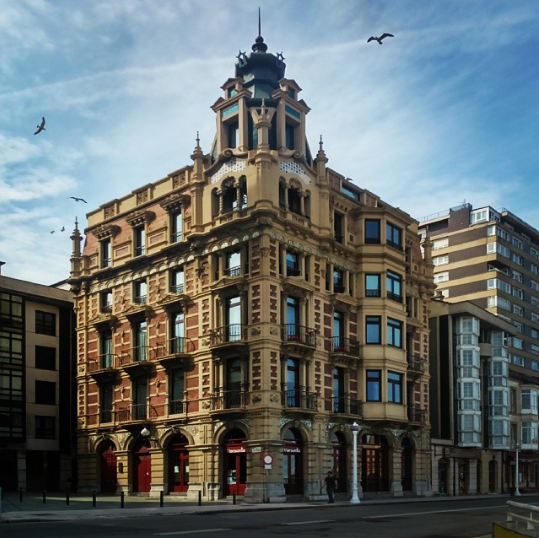
#> input picture data/Edificio.png, 539 x 538 px
$ jupyter execute ch01_example2.ipynb
#> lines starting #> are read from the running program, lines starting #| are printed output that depends on the picture
# Derivada de una imagen robusta a ruido

Unas de los problemas a la hora de calcular la derivada de una imagen usando cualquier kernel de convolución, ya sea el *Sobel*, el *Prewitt* o cualquier otro, es que este método no es robusto al ruido que pueda tener la imágen y, como sabemos, el ruido puede generar unos sobresaltos muy bruscos en la derivada.

Una de las cosas que se recomienda para poder manejar este problema es usar la derivada del filtro Gaussiano, es decir:

$$
\frac{\partial I}{\partial x} = I \ast G_{\sigma x} \qquad \frac{\partial I}{\partial y} = I \ast G_{\sigma y}
$$

Donde $G_{\sigma x}$ y $G_{\sigma y}$ representan la derivada con respecto a $x$ y $y$ de la función Gaussiana $G_{\sigma}$

$$
G_{\sigma}=\frac{1}{2\pi \sigma} e^{-(x^2+y^2)/2\sigma^2}
$$

Es decir que:

$$
G_{\sigma x} = -\frac{x}{2\pi \sigma^3} e^{-(x^2+y^2)/2\sigma^2} \qquad
G_{\sigma y} = -\frac{y}{2\pi \sigma^3} e^{-(x^2+y^2)/2\sigma^2}
$$

Creando estos dos filtros para un $\sigma = 3$:

[cell 1]
from matplotlib import pyplot as plt
from matplotlib import cm
from mpl_toolkits.mplot3d import Axes3D
import numpy as np

sigma = 3
x,y = np.meshgrid(np.linspace(-5,5,5),np.linspace(-5,5,5))
Gx = -x/(2*np.pi*sigma**3)*np.exp(-(x**2+y**2)/(2*sigma**2))
Gy = -y/(2*np.pi*sigma**3)*np.exp(-(x**2+y**2)/(2*sigma**2))


fig = plt.figure(figsize = (16,6))
ax = fig.add_subplot(121, projection='3d')
ax.plot_surface(x,y,Gx,cmap=cm.coolwarm,linewidth=0,antialiased=False)
ax.set_title(r'$G_{\sigma x}$')

ax = fig.add_subplot(122, projection='3d')
ax.plot_surface(x,y,Gy,cmap=cm.coolwarm,linewidth=0,antialiased=False)
ax.set_title(r'$G_{\sigma y}$')
plt.show()
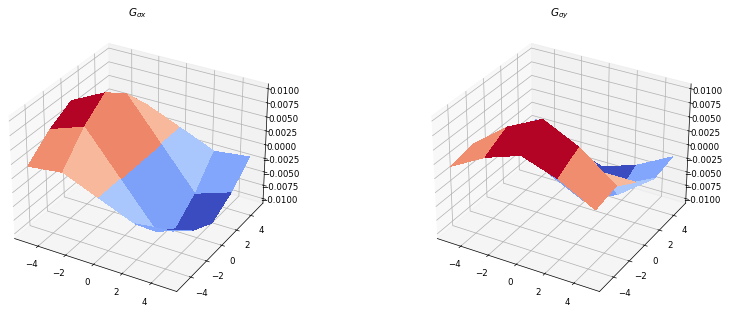
#> figure drawn by matplotlib, 2 panels

Teniendo ya estos dos filtros podemos usar la función de convolución usada en el archivo *ch01_example1.ipynb* para calcular la derivada en $x$ y $y$ de la imagen.

[cell 2]
def conv(im,k):
    r,c = k.shape

    if not r == c or len(im.shape) == 3: #Revisamos que el kernel sea cuadrado y que la imagen este en escala de grices
        return None


    row, colum = im.shape
    shift = int((r-1)/2)

    output = np.zeros(im[shift:-shift,shift:-shift].shape)
    k = np.rot90(k,2) #Invertimos la imgen en ambas direcciones (lo cual es equivalente a girar el kernel 180°)

    for m,i in enumerate(np.arange(shift,row-shift-1)):
        for l,j in enumerate(np.arange(shift,colum-shift-1)):
            window = im[i-shift:i+shift+1,j-shift:j+shift+1]
            output[m,l] = (window*k).sum()

    return output

Usando también la siguiente imagen de prueba tenemos:

[cell 3]
from PIL import Image

im = np.array(Image.open('data/Edificio.png').convert('L'), np.float32)
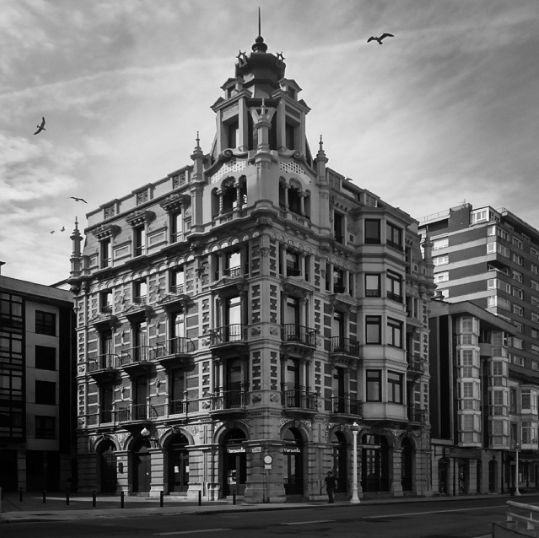
#> im: shape (538, 539) float32; min 0, max 248, mean 107.2

imx = conv(im,Gx)
#> after the loop in conv, `for m,i in enumerate(np.arange(shift,row-shift-1)):`:
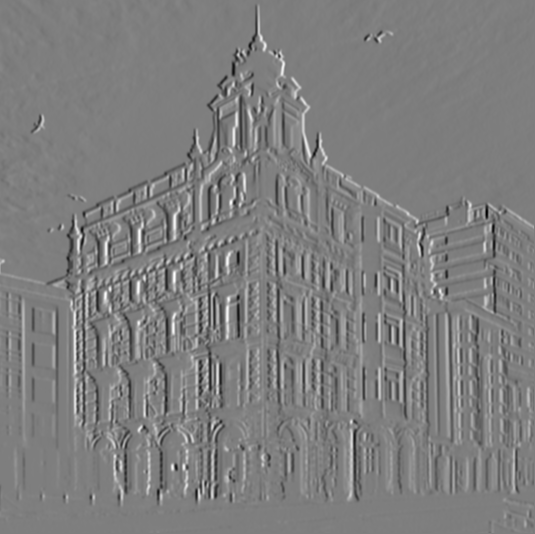
#> output: shape (534, 535) float64; min -9.66, max 9.79, mean -0.00409; drawn with min black and max white
imy = conv(im,Gy)
#> after the loop in conv (call 2), `for m,i in enumerate(np.arange(shift,row-shift-1)):`:
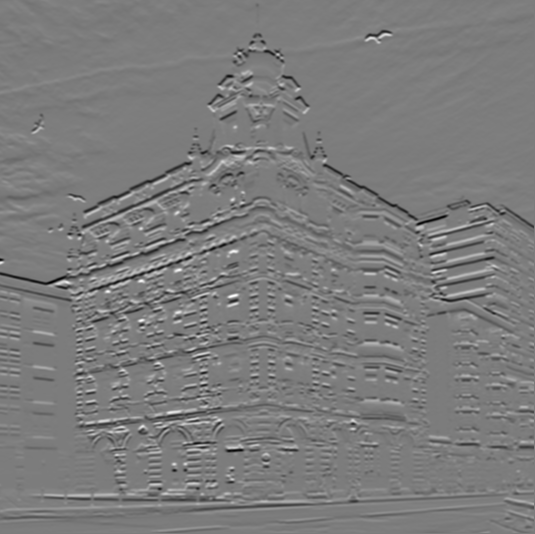
#> output: shape (534, 535) float64; min -9.85, max 10.32, mean -0.0335; drawn with min black and max white

plt.figure(dpi = 180)
plt.subplot(121), plt.imshow(imx,cmap='gray'), plt.axis('off'), plt.title(r'$\partial I/\partial x$')
plt.subplot(122), plt.imshow(imy,cmap='gray'), plt.axis('off'), plt.title(r'$\partial I/\partial y$')
plt.show()

Como vemos, el resultado es un poco más limpio y se puede apreciar de forma más clara los cambios en cada dirección en comparación a usar ulgún otro filtro sin suavizado. Graficando ahora la magnitud del gradiente:

[cell 4]
mag = np.sqrt(imx**2+imy**2)
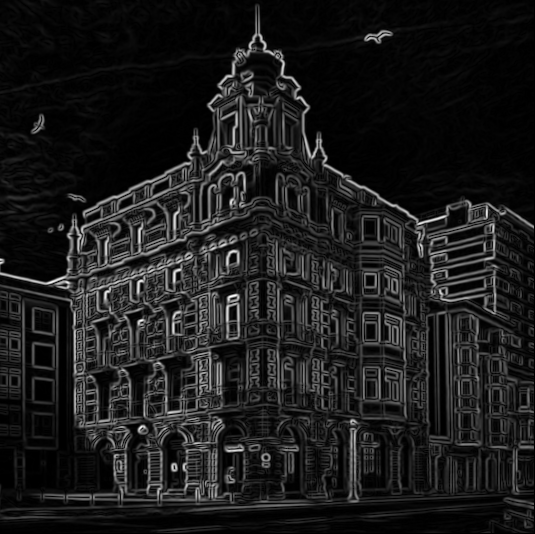
#> mag: shape (534, 535) float64; min 0, max 10.64, mean 1.17; drawn with min black and max white
plt.figure(dpi = 180)
plt.imshow(mag,cmap='gray'), plt.axis('off'), plt.title(r'$|\nabla I|$')
plt.show()

$ run again, with data/fresas.png copied over data/Edificio.png
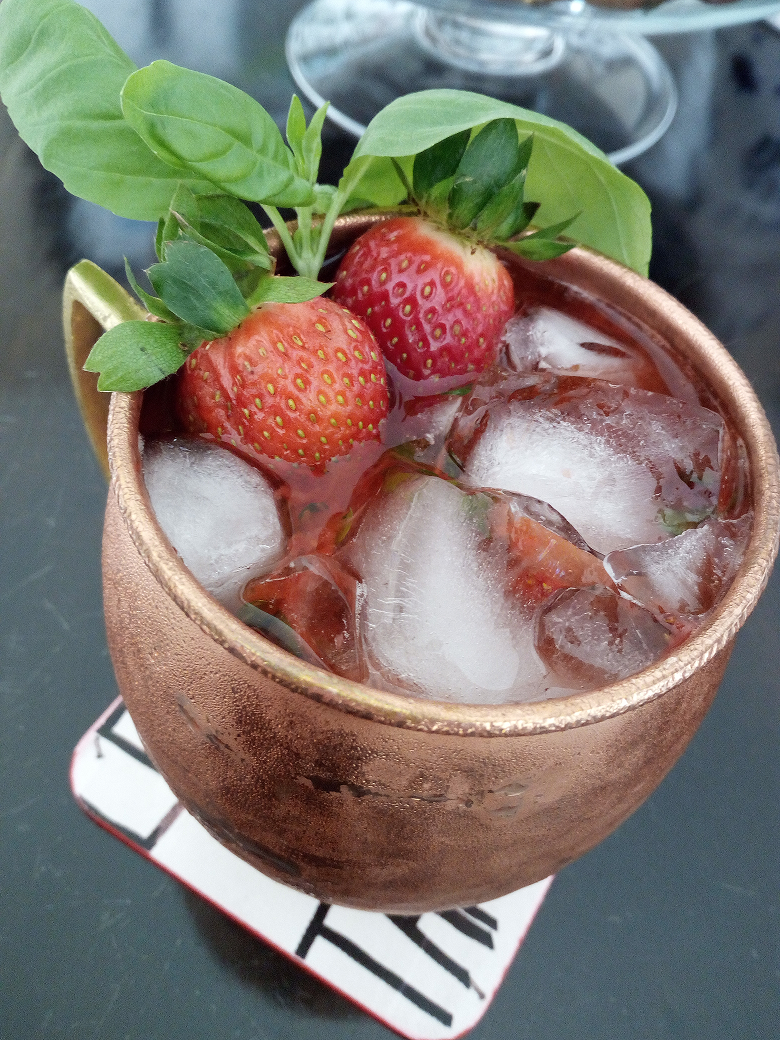
#> input picture data/fresas.png, 780 x 1040 px
#> after the loop in conv (call 2), `for m,i in enumerate(np.arange(shift,row-shift-1)):`:
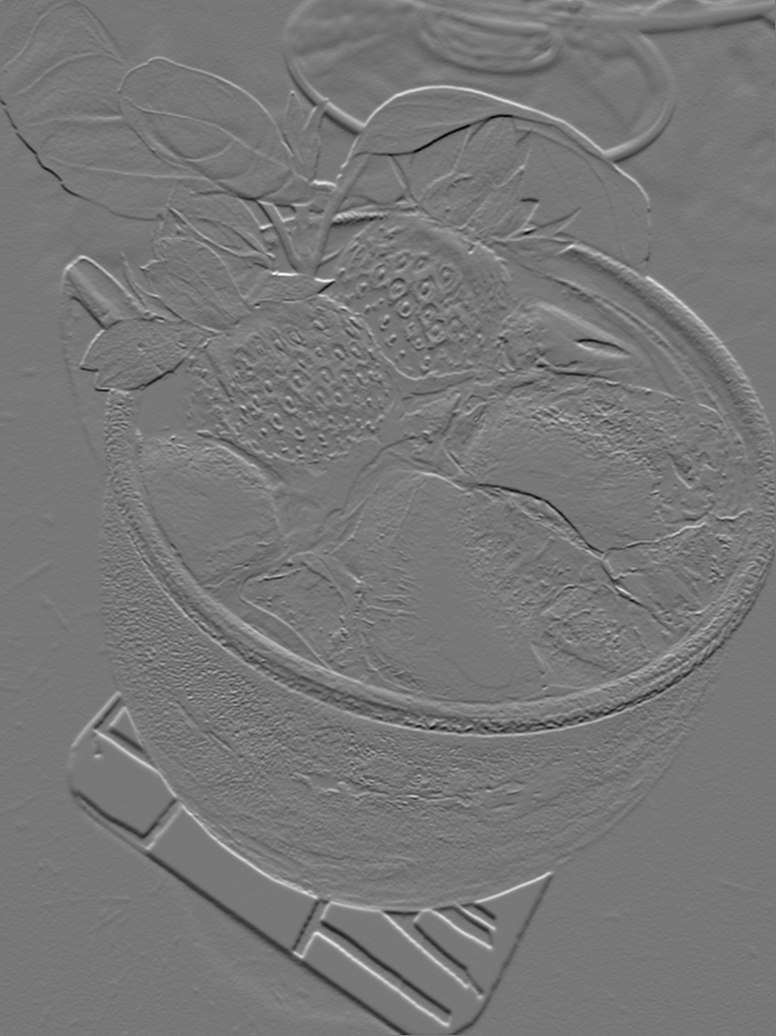
#> output: shape (1036, 776) float64; min -7.22, max 8.11, mean -0.00773; drawn with min black and max white
#> `mag = np.sqrt(imx**2+imy**2)`:
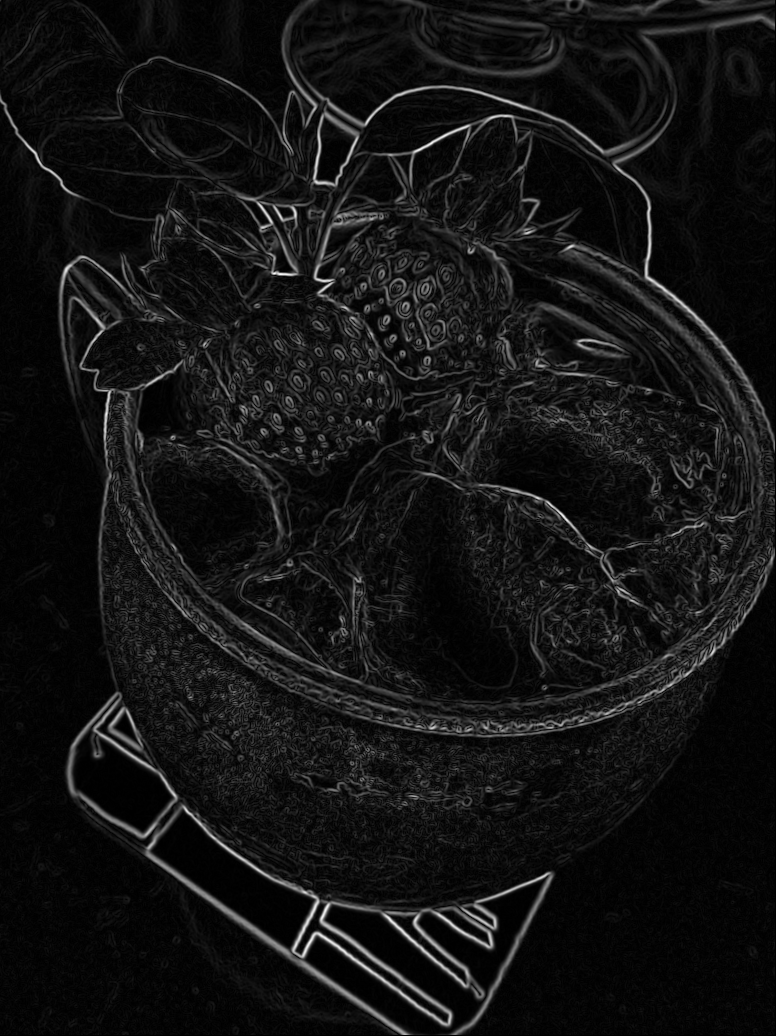
#> mag: shape (1036, 776) float64; min 0, max 8.21, mean 0.641; drawn with min black and max white

$ run again, with data/eye.jpg saved as data/Edificio.png
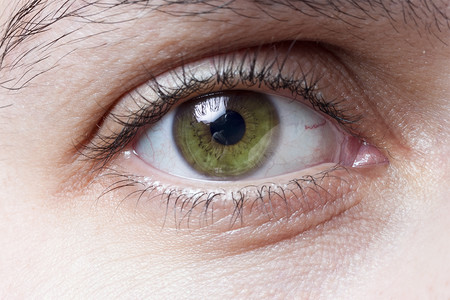
#> input picture data/eye.jpg, 450 x 300 px
#> after the loop in conv (call 2), `for m,i in enumerate(np.arange(shift,row-shift-1)):`:
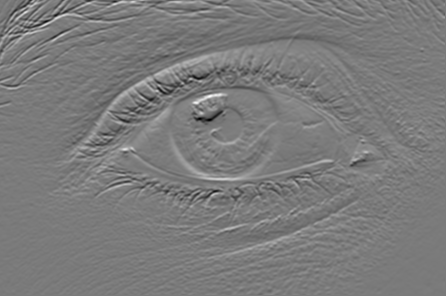
#> output: shape (296, 446) float64; min -7.59, max 8.2, mean 0.0515; drawn with min black and max white
#> `mag = np.sqrt(imx**2+imy**2)`:
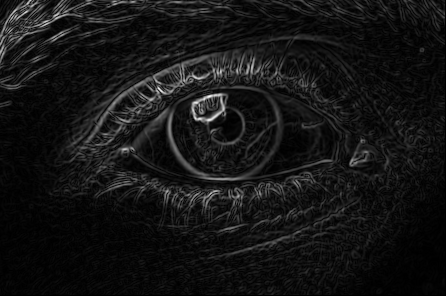
#> mag: shape (296, 446) float64; min 0, max 8.55, mean 0.692; drawn with min black and max white
